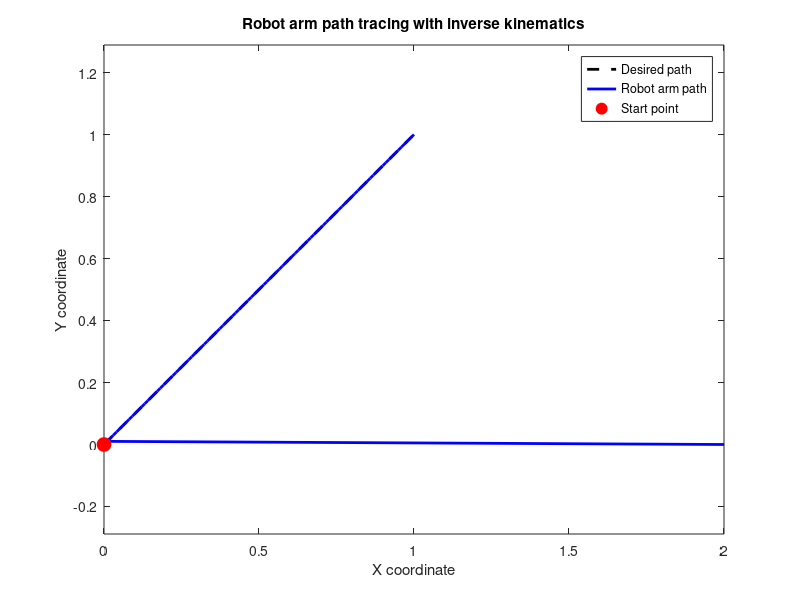

Recreate this plot in MATLAB.
% Define robot arm parameters
l1 = 1;     % Length of link 1
l2 = 1;     % Length of link 2

% Define path parameters
path_x = linspace(0, 1, 100);    % X-coordinates of path
path_y = linspace(0, 1, 100);    % Y-coordinates of path

% Define initial joint angles and calculate initial end effector position
theta1 = 0;     % Initial joint angle 1
theta2 = 0;     % Initial joint angle 2
x = l1*cos(theta1) + l2*cos(theta1+theta2);
y = l1*sin(theta1) + l2*sin(theta1+theta2);

% Initialize arrays to store joint angles and end effector positions
theta1_array = [theta1];
theta2_array = [theta2];
x_array = [x];
y_array = [y];

% Loop through path points and calculate joint angles using inverse kinematics
for i = 2:length(path_x)
    % Calculate desired end effector position
    x_desired = path_x(i);
    y_desired = path_y(i);
    
    % Calculate inverse kinematics
    D = (x_desired^2 + y_desired^2 - l1^2 - l2^2) / (2*l1*l2);
    theta2 = atan2(sqrt(1-D^2), D);
    theta1 = atan2(y_desired, x_desired) - atan2(l2*sin(theta2), l1 + l2*cos(theta2));
    
    % Calculate end effector position
    x = l1*cos(theta1) + l2*cos(theta1+theta2);
    y = l1*sin(theta1) + l2*sin(theta1+theta2);
    
    % Store joint angles and end effector position
    theta1_array = [theta1_array, theta1];
    theta2_array = [theta2_array, theta2];
    x_array = [x_array, x];
    y_array = [y_array, y];
end

% Plot path and robot arm
figure;
plot(path_x, path_y, 'k--', 'LineWidth', 2);
hold on;
plot(x_array, y_array, 'b-', 'LineWidth', 2);
plot(0, 0, 'ro', 'MarkerSize', 10, 'MarkerFaceColor', 'r');
axis equal;
legend('Desired path', 'Robot arm path', 'Start point');
xlabel('X coordinate');
ylabel('Y coordinate');
title('Robot arm path tracing with inverse kinematics');
